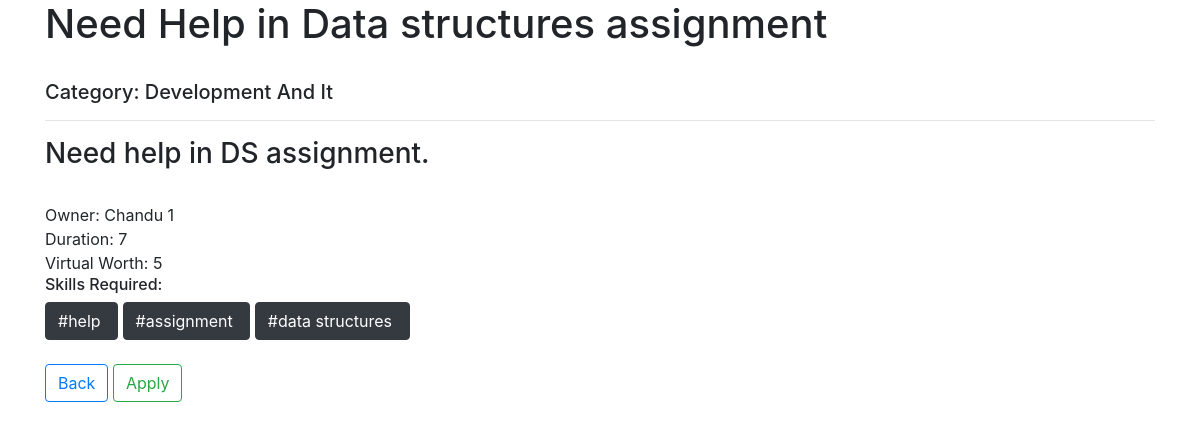
The app's page /view_project/2 (signed in), older data.
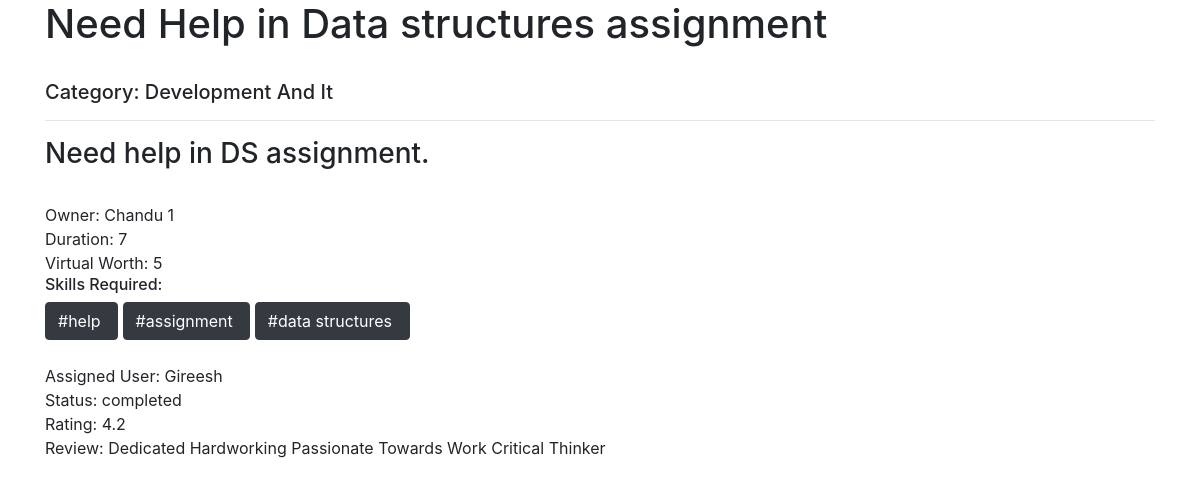
The same page, newer data.
### backend/models.py (models this page shows, shortened)
class Project(models.Model):
    category = models.CharField(max_length=30, blank=True, null=True)
    status = models.CharField(max_length=100, blank=True)
    title = models.CharField(max_length=200,blank=True)
    description = models.TextField(max_length=400,blank=True)
    owner = models.ForeignKey(UserAttribs, on_delete = models.CASCADE, related_name="owner")
    duration = models.IntegerField(blank=True, null=True)
    assigned_user = models.ForeignKey(UserAttribs, on_delete = models.CASCADE, related_name="assigned_user", null=True, blank=True)
    stipend = models.IntegerField(blank=True, null=True)
    applied_users = models.ManyToManyField(UserAttribs,  null=True, blank=True)
    tags_requirement = TaggableManager()
    project_questions = models.OneToOneField(Project_Question,on_delete=models.CASCADE,null=True, blank=True)
    project_rating = models.FloatField(blank=True, default=0)
    review = models.TextField(blank=True)

class UserAttribs(models.Model):
    user = models.OneToOneField(User, on_delete = models.CASCADE)
    worth = models.IntegerField(blank=True, null=True, default='0')
    job_title = models.CharField(max_length=100, blank=True)
    skills = models.CharField(max_length=1000,blank=True)
    phone_number = models.CharField(max_length=12, blank=True)
    mobile_number = models.CharField(max_length=12,blank=True)
    full_name = models.CharField(max_length=30, blank=True)
    address = models.CharField(max_length=100, blank=True)
    website = models.URLField(max_length=100, blank=True)
    github = models.CharField(max_length=200, blank=True)
    twitter = models.CharField(max_length=200, blank=True)
    instagram = models.CharField(max_length=200, blank=True)
    facebook = models.CharField(max_length=200, blank=True)
    user_image = models.ImageField(upload_to="images" ,blank=True)
    assigned_project = models.ManyToManyField('Project', blank=True, null=True)
    def __str__(self):
        return self.user.username

### backend/views.py (the view)
# urls.py: path('view_project/<int:proj_id>',views.view_project, name='view_project'),
def view_project(request, proj_id):
    proj_obj = Project.objects.get(id = proj_id)
    return render(request, 'My Projects/project_info.html', {'project': proj_obj, "curr_user": UserAttribs.objects.get(user=request.user)})

### backend/templatetags/custom_tags.py (called while the page is built)
@register.simple_tag
def check_user( project_id, user, curr_user):
    print()
    print("Users = ", user,"Curr_user = ", curr_user)
    project = Project.objects.get(id=project_id)
    if project.owner.user.username == curr_user.user.username:
        return "owner"
    for user_obj in user.all():
        print(user_obj.user.username, curr_user.user.username)
        if user_obj.user.username == curr_user.user.username:
            print("Matched", user_obj, user)
            return "found"
    return None

### templates/My Projects/project_info.html (shortened to what this page needs)
{% extends "My Projects/project_info_parent.html" %}
{% load custom_tags %}
{% block content %}
{% if not project.assigned_user %}
<form action="{% url 'dashboard' %}" method="post">
       {% check_user project.id project.applied_users.all curr_user as flag %}
       {% if flag == "found" %}
       <a class="btn btn-outline-primary my-2 my-sm-0" href="{% url 'dashboard' %}">Back</a>
       <input class="btn btn-outline-success my-2 my-sm-0" type="submit" value="Applied" disabled>
       {% elif flag == 'owner' %}
       <a class="btn btn-outline-primary my-2 my-sm-0" href="{% url 'dashboard' %}">Back</a>
       <input class="btn btn-outline-success my-2 my-sm-0" type="submit" value="Owned By You" disabled>
       {% else %}
       <a class="btn btn-outline-primary my-2 my-sm-0" href="{% url 'dashboard' %}">Back</a>
       <input class="btn btn-outline-success my-2 my-sm-0" type="submit" value="Apply" >
       {% endif %}
  </form>
  {% else %}
  Assigned User: {{project.assigned_user}}
  <br>
Status: {{project.status}}
<br>
{% ifequal project.status 'completed' %}
  Rating: {{project.project_rating}}
  <br>
  Review: {{project.review}}
  {% endifequal %}
{% endif %}
{% endblock %}

### templates/My Projects/project_info_parent.html (shortened to what this page needs)
<!DOCTYPE html>
{% load custom_tags %}
<html lang="en">
<head>
    <link
    rel="stylesheet"
    href="https://stackpath.bootstrapcdn.com/bootstrap/4.5.2/css/bootstrap.min.css"
  />
</head>
<body>
    <div class="container">
        <h1>{{project.title}}</h1>
        <br>
        <h5>Category: {{project.category|title}}</h5>
        <hr>
        <h3>{{project.description|safe}}</h3>
        <br>
        <span>Owner: {{project.owner}}</span>
        <br>
        <span>Duration: {{project.duration}}</span>
        <br>
        <span>Virtual Worth: {{project.stipend}}</span>
        <br>
        <h6>Skills Required: </h6>
        {% for tag in project.tags_requirement.all %}
          <a href="" class="btn btn-dark">#{{tag}}&nbsp;</a>
          {% endfor %}
          <br>
          <br>
          {% block content %}
          {% endblock %}
    </div>
</body>
</html>

Row changes from the older to the newer data that the page shows:
changed Project "Need Help in Data structures assignment": assigned_user (not shown) → "Gireesh"; status (not shown) → "completed"; project_rating (not shown) → "4.2"; review (not shown) → "Dedicated Hardworking Passionate Towards Work Critical Thinker"; assigned_user_id empty → 5 (drawn)
Text that changed along with them:
form field value: "Apply" → (not shown)
text no longer shown: "Back"
text now shown: "Assigned User: Status: Rating: Review:"
